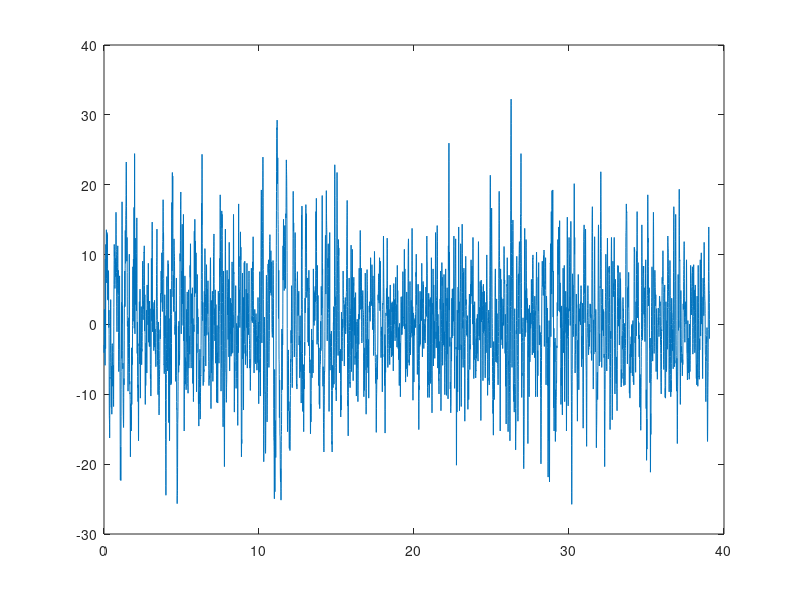

MATLAB code to generate this figure:
clear; clc; close all

load eeg.mat; % eeg
Fs = 256;
dt = 1/Fs;

%%
Ch1 = eeg(1,1:10000);
t = (1:length(Ch1))*dt;
plot(t,Ch1)

% Define Baseline period without artifacts

